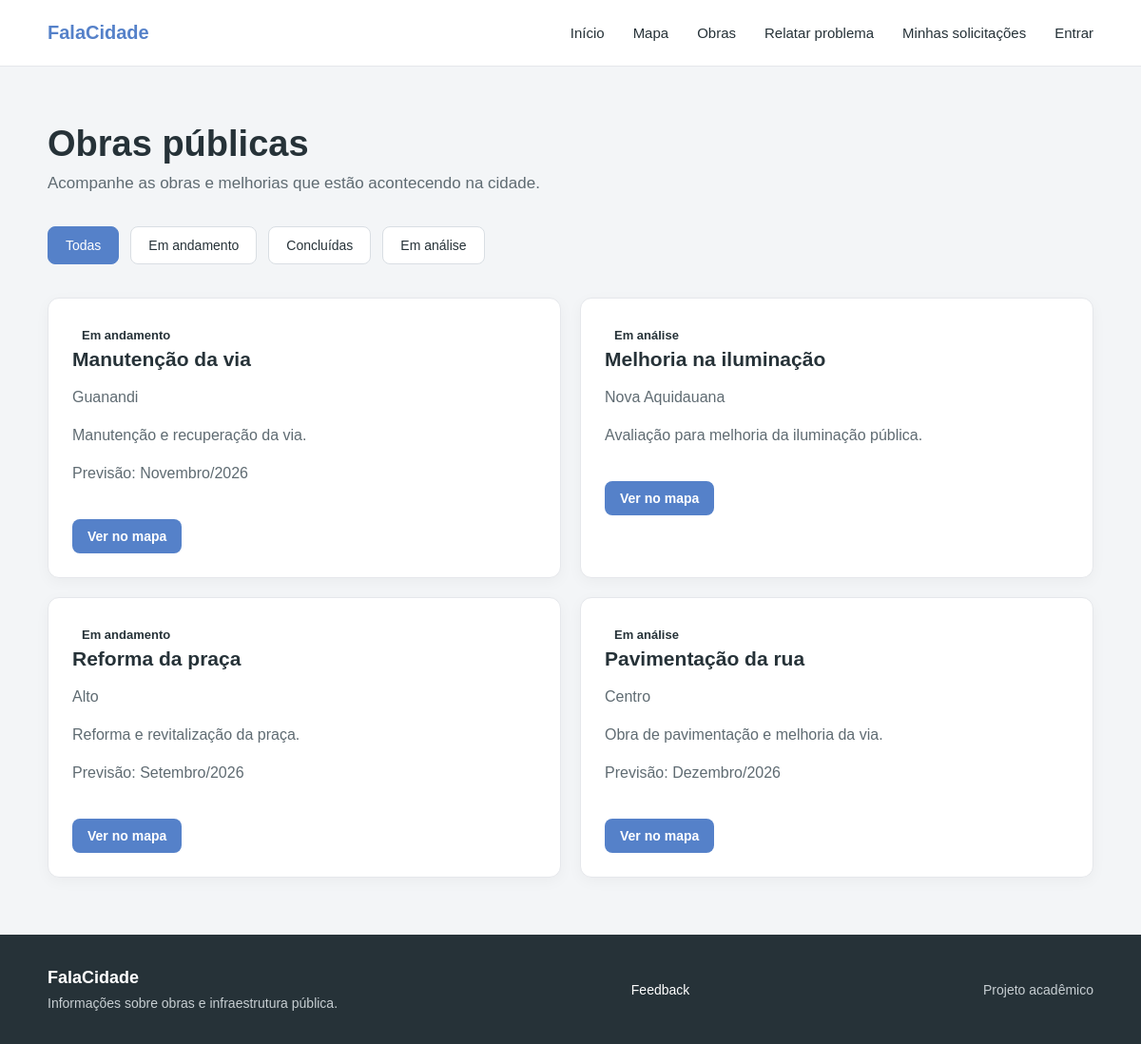
Page /obras on the earlier database version.
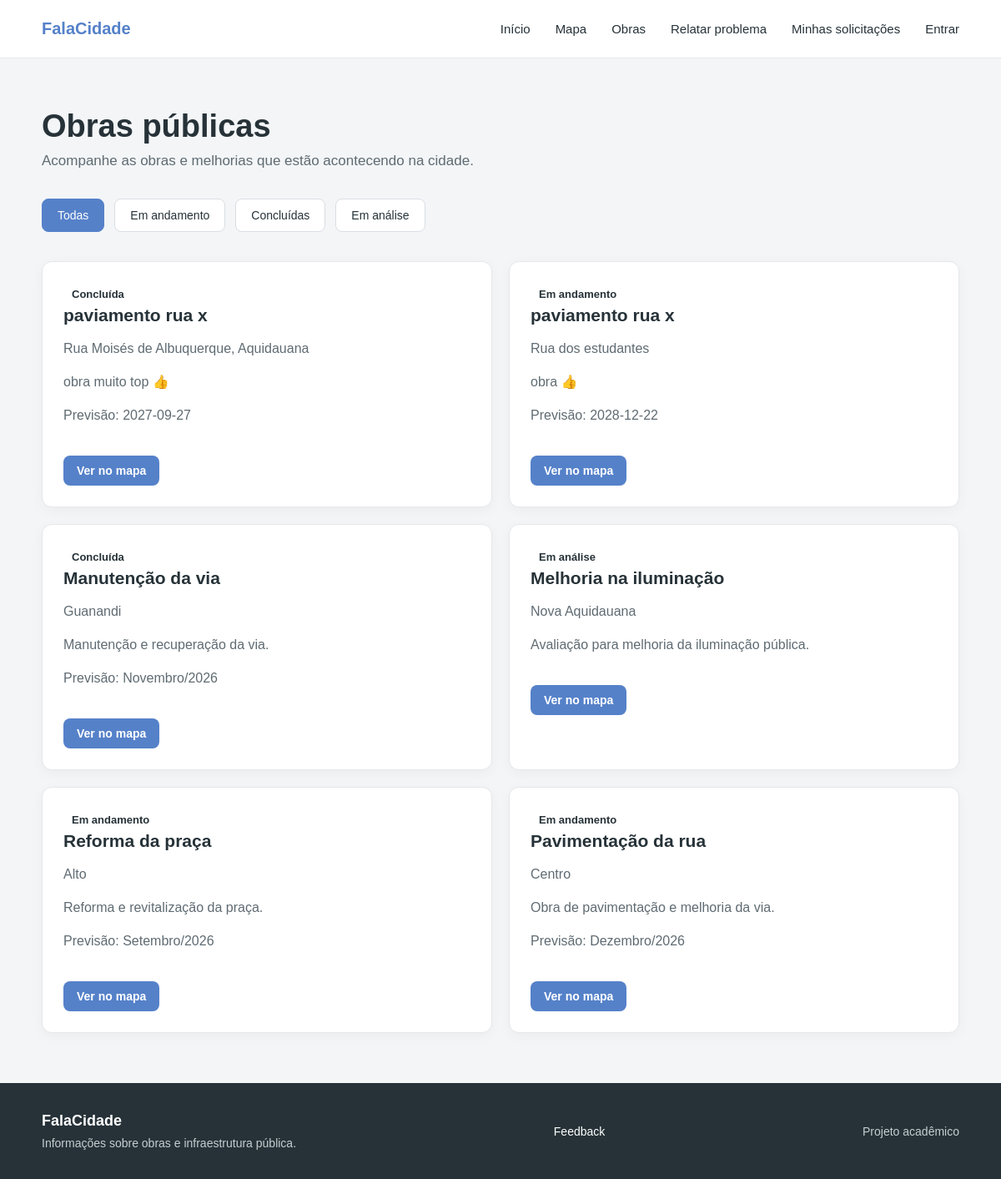
Same page on the later database version.
### tables this page shows
CREATE TABLE obras (
            id INTEGER PRIMARY KEY AUTOINCREMENT,
            titulo TEXT NOT NULL,
            localizacao TEXT NOT NULL,
            status TEXT NOT NULL,
            previsao TEXT,
            descricao TEXT,
            latitude REAL,
            longitude REAL
        , rua TEXT, bairro TEXT);

### app.py (the view)
@app.route("/obras")
def obras():
    conexao = conectar_banco()
    conexao.row_factory = sqlite3.Row
    cursor = conexao.cursor()
    cursor.execute("""
        SELECT *
        FROM obras
        ORDER BY id DESC
    """)
    obras = cursor.fetchall()
    conexao.close()
    return render_template(
        "obras.html",
        obras=obras
    )

### app.py (called while the page is built)
def conectar_banco():
    conexao = sqlite3.connect("mapa_cidade.db")
    try:
        conexao.execute("PRAGMA foreign_keys = ON")
        if has_app_context():
            if not hasattr(g, "conexoes_sqlite"):
                g.conexoes_sqlite = []
            g.conexoes_sqlite.append(conexao)
        return conexao
    except Exception:
        conexao.close()
        raise

@app.teardown_appcontext
def fechar_conexoes_sqlite(erro=None):
    for conexao in getattr(g, "conexoes_sqlite", []):
        try:
            conexao.close()
        except sqlite3.Error:
            pass

### templates/obras.html (shortened to what this page needs)
<!DOCTYPE html>
<html lang="pt-br">
<head>
    <link
        rel="stylesheet"
        href="{{ url_for('static', filename='css/obras.css') }}"
    >
    <link rel="stylesheet" href="{{ url_for('static', filename='css/footer.css') }}">
</head>
<body>
    <header class="header">
        <div class="logo">
            FalaCidade
        </div>
        <nav class="menu">
            <a href="/">Início</a>
            <a href="/mapa">Mapa</a>
            <a href="/obras">Obras</a>
            <a href="/relatar">Relatar problema</a>
            <a href="/solicitacoes">Minhas solicitações</a>
            {% if session.get("usuario_id") %}
                {% if session.get("usuario_perfil") == "admin" %}
                    <a href="/admin">
                        Administração
                    </a>
                {% endif %}
                <span class="usuario">
                    Olá, {{ session.get("usuario_nome") }}
                </span>
                <a href="/logout">
                    Sair
                </a>
            {% else %}
                <a href="/login">
                    Entrar
                </a>
            {% endif %}
        </nav>
    </header>
<main>
    <section class="titulo">
        <h1>
            Obras públicas
        </h1>
        <p>
            Acompanhe as obras e melhorias que estão acontecendo na cidade.
        </p>
    </section>
    <section class="filtros">
        <button class="filtro ativo">
            Todas
        </button>
        <button class="filtro">
            Em andamento
        </button>
        <button class="filtro">
            Concluídas
        </button>
        <button class="filtro">
            Em análise
        </button>
    </section>
    <section class="lista-obras">
        {% for obra in obras %}
    <div
        class="card-obra"
        data-status="
            {% if obra['status'] == 'Em andamento' %}
                andamento
            {% elif obra['status'] == 'Concluída' %}
                concluida
            {% elif obra['status'] == 'Em análise' %}
                analise
            {% endif %}
        "
    >
        <span class="status
            {% if obra['status'] == 'Em andamento' %}
                status-andamento
            {% elif obra['status'] == 'Concluída' %}
                status-concluida
            {% elif obra['status'] == 'Em análise' %}
                status-analise
            {% endif %}
        ">
            {{ obra['status'] }}
        </span>
        <h2>{{ obra['titulo'] }}</h2>
        <p class="localizacao">
            {{ obra['localizacao'] }}
        </p>
        {% if obra['descricao'] %}
            <p class="descricao">
                {{ obra['descricao'] }}
            </p>
        {% endif %}
        {% if obra['previsao'] %}
            <p class="previsao">
                Previsão: {{ obra['previsao'] }}
            </p>
        {% endif %}
        <a href="/mapa" class="botao-mapa">
            Ver no mapa
        </a>
    </div>
{% endfor %}
    </section>
</main>
<footer class="footer">
    <div class="footer-conteudo">
        <div>
            <strong>FalaCidade</strong>
            <p>Informações sobre obras e infraestrutura pública.</p>
        </div>
        <div class="footer-feedback">
            <a href="{{ url_for('feedback') }}">Feedback</a>
        </div>
        <div class="footer-direitos">
            <p>Projeto acadêmico</p>
        </div>
    </div>
</footer>
</body>
</html>

### static/css/obras.css (style rules this page uses)
* { box-sizing: border-box; }
body { margin: 0; font-family: Arial, sans-serif; background-color: #F3F5F7; color: #263238; }
.header { height: 70px; background: #FFFFFF; display: flex; align-items: center; justify-content: space-between; padding: 0 50px; border-bottom: 1px solid #E5E7EB; }
.logo { font-size: 20px; font-weight: bold; color: #5581C9; }
.menu { display: flex; align-items: center; gap: 30px; }
.menu a { text-decoration: none; color: #263238; font-size: 15px; }
main { max-width: 1200px; margin: 0 auto; padding: 60px 50px; }
.titulo { margin-bottom: 35px; }
.titulo h1 { margin: 0 0 10px; font-size: 38px; }
.titulo p { margin: 0; font-size: 17px; color: #5F6B72; }
.filtros { display: flex; gap: 12px; margin-bottom: 35px; }
.filtro { border: 1px solid #D9DEE3; background: #FFFFFF; color: #263238; padding: 11px 18px; border-radius: 8px; font-size: 14px; cursor: pointer; }
.filtro.ativo { background: #5581C9; border-color: #5581C9; color: #FFFFFF; }
.lista-obras { display: grid; grid-template-columns: repeat(2, 1fr); gap: 20px; }
.card-obra { background: #FFFFFF; border: 1px solid #E5E7EB; border-radius: 12px; padding: 25px; box-shadow: 0 4px 15px rgba(0, 0, 0, 0.04); }
.status { display: inline-block; padding: 6px 10px; border-radius: 20px; font-size: 13px; font-weight: bold; }
.card-obra h2 { margin: 0 0 8px; font-size: 21px; }
.card-obra p { color: #5F6B72; line-height: 1.5; }
.botao-mapa { display: inline-block; margin-top: 20px; padding: 10px 16px; background: #5581C9; color: #FFFFFF; text-decoration: none; border-radius: 8px; font-size: 14px; font-weight: bold; transition: 0.2s; }

### static/css/footer.css (style rules this page uses)
.footer { background-color: #263238; color: #FFFFFF; padding: 35px 50px; }
.footer-conteudo { max-width: 1200px; margin: 0 auto; display: flex; justify-content: space-between; align-items: center; gap: 24px; }
.footer strong { font-size: 18px; }
.footer p { margin: 8px 0 0; color: #C7CED2; font-size: 14px; }
.footer-direitos p { margin: 0; }
.footer-feedback a { color: #FFFFFF; font-size: 14px; text-decoration: none; }

Differences in the rows shown:
added obras: status "Concluída", titulo "paviamento rua x", localizacao "Rua Moisés de Albuquerque, Aquidauana", descricao "obra muito top 👍", previsao "2027-09-27"
added obras: status "Em andamento", titulo "paviamento rua x", localizacao "Rua dos estudantes", descricao "obra 👍", previsao "2028-12-22"
changed obras "Manutenção da via": status "Em andamento" → "Concluída"
changed obras "Pavimentação da rua": status "Em análise" → "Em andamento"
